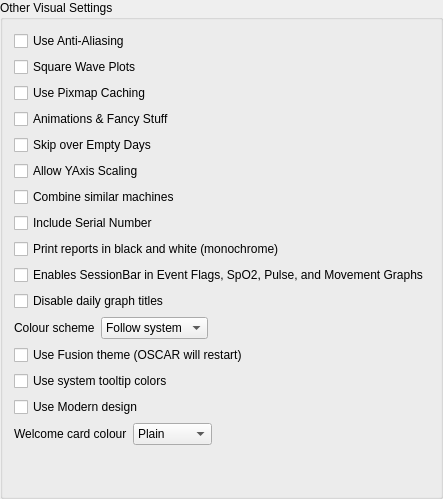
                 <widget class="QGroupBox" name="groupBox_2">
                  <property name="sizePolicy">
                   <sizepolicy hsizetype="Preferred" vsizetype="Minimum">
                    <horstretch>0</horstretch>
                    <verstretch>0</verstretch>
                   </sizepolicy>
                  </property>
                  <property name="title">
                   <string>Other Visual Settings</string>
                  </property>
                  <layout class="QVBoxLayout" name="verticalLayout_7">
                   <item>
                    <widget class="QCheckBox" name="useAntiAliasing">
                     <property name="toolTip">
                      <string>Anti-Aliasing applies smoothing to graph plots.. 
Certain plots look more attractive with this on. 
This also affects printed reports.

Try it and see if you like it.</string>
                     </property>
                     <property name="text">
                      <string>Use Anti-Aliasing</string>
                     </property>
                    </widget>
                   </item>
                   <item>
                    <widget class="QCheckBox" name="useSquareWavePlots">
                     <property name="toolTip">
                      <string>Makes certain plots look more &quot;square waved&quot;.</string>
                     </property>
                     <property name="text">
                      <string>Square Wave Plots</string>
                     </property>
                    </widget>
                   </item>
                   <item>
                    <widget class="QCheckBox" name="usePixmapCaching">
                     <property name="visible">
                      <bool>false</bool>
                     </property>
                     <property name="toolTip">
                      <string>Pixmap caching is a graphics acceleration technique. May cause problems with font drawing in graph display area on your platform.</string>
                     </property>
                     <property name="text">
                      <string>Use Pixmap Caching</string>
                     </property>
                    </widget>
                   </item>
                   <item>
                    <widget class="QCheckBox" name="animationsAndTransitionsCheckbox">
                     <property name="toolTip">
                      <string>&lt;html&gt;&lt;head/&gt;&lt;body&gt;&lt;p&gt;These features have recently been pruned. They will come back later. &lt;/p&gt;&lt;/body&gt;&lt;/html&gt;</string>
                     </property>
                     <property name="text">
                      <string>Animations &amp;&amp; Fancy Stuff</string>
                     </property>
                    </widget>
                   </item>
                   <item>
                    <widget class="QCheckBox" name="skipEmptyDays">
                     <property name="toolTip">
                      <string>Daily view navigation buttons will skip over days without data records</string>
                     </property>
                     <property name="text">
                      <string>Skip over Empty Days</string>
                     </property>
                    </widget>
                   </item>
                   <item>
                    <widget class="QCheckBox" name="allowYAxisScaling">
                     <property name="toolTip">
                      <string>Whether to allow changing yAxis scales by double clicking on yAxis labels</string>
                     </property>
                     <property name="text">
                      <string>Allow YAxis Scaling</string>
                     </property>
                    </widget>
                   </item>
                   <item>
                    <widget class="QCheckBox" name="combineSimilarMachines">
                     <property name="toolTip">
                      <string>Combine machines with same capabilities in Changes to Device Settings report</string>
                     </property>
                     <property name="text">
                      <string>Combine similar machines</string>
                     </property>
                    </widget>
                   </item>
                   <item>
                    <widget class="QCheckBox" name="includeSerial">
                     <property name="toolTip">
                      <string>Whether to include device serial number on device settings changes report</string>
                     </property>
                     <property name="text">
                      <string>Include Serial Number</string>
                     </property>
                    </widget>
                   </item>
                   <item>
                    <widget class="QCheckBox" name="monochromePrinting">
                     <property name="toolTip">
                      <string>Print reports in black and white, which can be more legible on non-color printers</string>
                     </property>
                     <property name="text">
                      <string>Print reports in black and white (monochrome)</string>
                     </property>
                    </widget>
                   </item>
                   <item>
                    <widget class="QCheckBox" name="eventFlagSessionBar">
                     <property name="toolTip">
                      <string>For multiple sessions, displays a thin gray bar for each session at the top of the Event Flags, SpO2, Pulse, and Movement graphs.</string>
                     </property>
                     <property name="text">
                      <string>Enables SessionBar in Event Flags, SpO2, Pulse, and Movement Graphs</string>
                     </property>
                    </widget>
                   </item>
                   <item>
                    <widget class="QCheckBox" name="disableDailyGraphTitles">
                     <property name="toolTip">
                      <string>Needed for high Resolution displays where title overwrites labels</string>
                     </property>
                     <property name="text">
                      <string>Disable daily graph titles</string>
                     </property>
                    </widget>
                   </item>

                   <item>
                    <layout class="QHBoxLayout" name="colorSchemeLayout">
                     <item>
                      <widget class="QLabel" name="colorSchemeLabel">
                       <property name="text">
                        <string>Colour scheme</string>
                       </property>
                      </widget>
                     </item>
                     <item>
                      <widget class="QComboBox" name="colorScheme">
                       <item>
                        <property name="text">
                         <string>Follow system</string>
                        </property>
                       </item>
                       <item>
                        <property name="text">
                         <string>Light</string>
                        </property>
                       </item>
                       <item>
                        <property name="text">
                         <string>Dark</string>
                        </property>
                       </item>
                      </widget>
                     </item>
                     <item>
                      <spacer name="colorSchemeSpacer">
                       <property name="orientation">
                        <enum>Qt::Horizontal</enum>
                       </property>
                       <property name="sizeHint" stdset="0">
                        <size>
                         <width>40</width>
                         <height>20</height>
                        </size>
                       </property>
                      </spacer>
                     </item>
                    </layout>
                   </item>
                   <item>
                    <widget class="QCheckBox" name="useFusionTheme">
                     <property name="toolTip">
                      <string>Use Qt's Fusion theme instead of the platform-native theme.
Provides a consistent look across platforms.
OSCAR will restart when you click OK.</string>
                     </property>
                     <property name="text">
                      <string>Use Fusion theme (OSCAR will restart)</string>
                     </property>
                    </widget>
                   </item>
                   <item>
                    <widget class="QCheckBox" name="useSystemTooltipColors">
                     <property name="toolTip">
                      <string>Show tooltips, including those on graphs, in your system's colors instead of OSCAR's black on yellow.
Follows high contrast themes, and dark mode if it was on when OSCAR started.</string>
                     </property>
                     <property name="text">
                      <string>Use system tooltip colors</string>
                     </property>
                    </widget>
                   </item>
                   <item>
                    <widget class="QCheckBox" name="useNewPages">
                     <property name="toolTip">
                      <string>Show the Modern Welcome, Daily and Overview pages. Untick to go back to the Classic pages.</string>
                     </property>
                     <property name="text">
                      <string>Use Modern design</string>
                     </property>
                    </widget>
                   </item>
                   <item>
                    <layout class="QHBoxLayout" name="welcomeCardColourLayout">
                     <item>
                      <widget class="QLabel" name="welcomeCardColourLabel">
                       <property name="text">
                        <string>Welcome card colour</string>
                       </property>
                      </widget>
                     </item>
                     <item>
                      <widget class="QComboBox" name="welcomeCardColour">
                       <property name="toolTip">
                        <string>Plain: no card colour. By group: tint shows the kind of number. By status: green or red when the night is better or worse than both averages.</string>
                       </property>
                       <item>
                        <property name="text">
                         <string>Plain</string>
                        </property>
                       </item>
                       <item>
                        <property name="text">
                         <string>By group</string>
                        </property>
                       </item>
                       <item>
                        <property name="text">
                         <string>By status</string>
                        </property>
                       </item>
                      </widget>
                     </item>
                     <item>
                      <spacer name="welcomeCardColourSpacer">
                       <property name="orientation">
                        <enum>Qt::Horizontal</enum>
                       </property>
                       <property name="sizeHint" stdset="0">
                        <size>
                         <width>40</width>
                         <height>20</height>
                        </size>
                       </property>
                      </spacer>
                     </item>
                    </layout>
                   </item>
                   <item>
                    <spacer name="verticalSpacer">
                     <property name="orientation">
                      <enum>Qt::Vertical</enum>
                     </property>
                     <property name="sizeHint" stdset="0">
                      <size>
                       <width>20</width>
                       <height>40</height>
                      </size>
                     </property>
                    </spacer>
                   </item>
                  </layout>
                 </widget>
